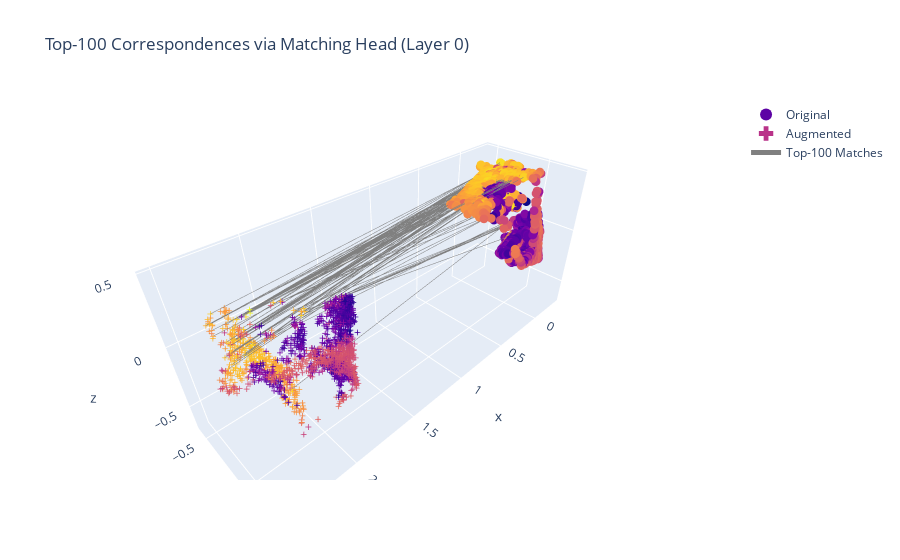

The cell this chart's notebook holds for it:
### Markdown cell above
# Visualize features and matches

### Code cell
import torch
import numpy as np
import open3d as o3d
import plotly.graph_objects as go
from model.model import Backbone
from model.matcher import MatchingHead
from utils.config import get_default_cfg

# ----------------------------
#        Load Config
# ----------------------------
cfg = get_default_cfg()
device = torch.device("cuda" if torch.cuda.is_available() else "cpu")
layer_id = 0

# ----------------------------
#         Load Models
# ----------------------------
encoder = Backbone(cfg).to(device)
ckpt = torch.load("simclr_encoder_curvature_weighted.pth", map_location=device)
encoder.load_state_dict(ckpt["encoder"])
encoder.eval()

# No training checkpoint — use a simple, untrained matching head
matching_head = MatchingHead().to(device)
matching_head.eval()

# ----------------------------
#        Load Point Cloud
# ----------------------------
ply_path = "data/ply/000002_2014-05-26_14-23-37_260595134347_rgbf000103-resize_0000103.ply"
pcd = o3d.io.read_point_cloud(ply_path)
points_np = np.asarray(pcd.points, dtype=np.float32)
colors_np = np.asarray(pcd.colors, dtype=np.float32)

# Normalizing and Sampling
def normalize_points(points):
    centroid = np.mean(points, axis=0)
    points -= centroid
    scale = np.max(np.linalg.norm(points, axis=1))
    return points / scale

def normalize_then_sample(points_np, colors_np, num_points):
    normalized_xyz = normalize_points(points_np)
    if len(points_np) >= num_points:
        idxs = np.random.choice(len(points_np), num_points, replace=False)
    else:
        idxs = np.random.choice(len(points_np), num_points, replace=True)
    return np.concatenate([normalized_xyz[idxs], colors_np[idxs]], axis=1)

original_input = normalize_then_sample(points_np, colors_np, cfg.num_point)
augmented_input = normalize_then_sample(points_np, colors_np, cfg.num_point)

# Augment
def augment(xyzrgb):
    xyz, color = xyzrgb[:, :3], xyzrgb[:, 3:]
    angles = np.random.uniform(0, 2 * np.pi, size=3)
    Rx = np.array([[1, 0, 0],[0, np.cos(angles[0]), -np.sin(angles[0])],[0, np.sin(angles[0]), np.cos(angles[0])]])
    Ry = np.array([[np.cos(angles[1]), 0, np.sin(angles[1])],[0, 1, 0],[-np.sin(angles[1]), 0, np.cos(angles[1])]])
    Rz = np.array([[np.cos(angles[2]), -np.sin(angles[2]), 0],[np.sin(angles[2]), np.cos(angles[2]), 0],[0, 0, 1]])
    xyz = xyz @ (Rx @ Ry @ Rz).T + np.random.normal(scale=0.01, size=xyz.shape)
    return np.concatenate([xyz, color], axis=1)

augmented_input = augment(augmented_input)

# To tensor
original_tensor = torch.from_numpy(original_input).unsqueeze(0).to(device)
augmented_tensor = torch.from_numpy(augmented_input.astype(np.float32)).unsqueeze(0).to(device)

# ----------------------------
#      Forward through model
# ----------------------------
with torch.no_grad():
    _, orig_feats = encoder(original_tensor)
    _, aug_feats = encoder(augmented_tensor)

f1 = orig_feats[layer_id][1].squeeze(0).cpu().numpy()
f2 = aug_feats[layer_id][1].squeeze(0).cpu().numpy()
coords1 = orig_feats[layer_id][0].squeeze(0).cpu().numpy()
coords2 = aug_feats[layer_id][0].squeeze(0).cpu().numpy()

# ----------------------------
#       Run Matching Head
# ----------------------------
f1_tensor = torch.from_numpy(f1).unsqueeze(0).to(device)  # [1, N1, C]
f2_tensor = torch.from_numpy(f2).unsqueeze(0).to(device)  # [1, N2, C]

with torch.no_grad():
    soft_corr, _ = matching_head(f1_tensor, f2_tensor)  # [1, N1, N2], _
    soft_corr = soft_corr.squeeze(0)  # [N1, N2]

top_idx = torch.argmax(soft_corr, dim=1).cpu().numpy()  # [N1]

# Top-K selection
k = 100
significance_1 = np.linalg.norm(f1, axis=1)
significance_2 = np.linalg.norm(f2, axis=1)
top_k_idx = np.argsort(significance_1)[-k:]

# Offset and lines
coords2_offset = coords2.copy()
coords2_offset[:, 0] += 2

lines_x, lines_y, lines_z = [], [], []
for idx in top_k_idx:
    p1, p2 = coords1[idx], coords2_offset[top_idx[idx]]
    lines_x += [p1[0], p2[0], None]
    lines_y += [p1[1], p2[1], None]
    lines_z += [p1[2], p2[2], None]

# ----------------------------
#       Plot with Plotly
# ----------------------------
fig = go.Figure()
fig.add_trace(go.Scatter3d(x=coords1[:, 0], y=coords1[:, 1], z=coords1[:, 2],
    mode='markers', marker=dict(size=3, color=significance_1, colorscale='plasma'), name='Original'))
fig.add_trace(go.Scatter3d(x=coords2_offset[:, 0], y=coords2_offset[:, 1], z=coords2_offset[:, 2],
    mode='markers', marker=dict(size=3, color=significance_2, colorscale='plasma', symbol='cross'), name='Augmented'))
fig.add_trace(go.Scatter3d(x=lines_x, y=lines_y, z=lines_z,
    mode='lines', line=dict(color='gray', width=1), name=f'Top-{k} Matches'))
fig.update_layout(title=f"Top-{k} Correspondences via Matching Head (Layer {layer_id})",
    scene=dict(aspectmode='data'), legend=dict(itemsizing='constant'))
fig.show()

### Figure 1 — Plotly figure (JSON) as saved in the notebook; plotly's stock layout.template omitted (floating-point values rounded to 4 significant figures; data arrays with more than 128 entries replaced by an {"elided": "..."} marker saying what was removed)
{"data": [{"marker": {"color": {"elided": "2048 float values"}, "colorscale": [[0, "#0d0887"], [0.1111, "#46039f"], [0.2222, "#7201a8"], [0.3333, "#9c179e"], [0.4444, "#bd3786"], [0.5556, "#d8576b"], [0.6667, "#ed7953"], [0.7778, "#fb9f3a"], [0.8889, "#fdca26"], [1, "#f0f921"]], "size": 3}, "mode": "markers", "name": "Original", "type": "scatter3d", "x": {"elided": "2048 float values"}, "y": {"elided": "2048 float values"}, "z": {"elided": "2048 float values"}}, {"marker": {"color": {"elided": "2048 float values"}, "colorscale": [[0, "#0d0887"], [0.1111, "#46039f"], [0.2222, "#7201a8"], [0.3333, "#9c179e"], [0.4444, "#bd3786"], [0.5556, "#d8576b"], [0.6667, "#ed7953"], [0.7778, "#fb9f3a"], [0.8889, "#fdca26"], [1, "#f0f921"]], "size": 3, "symbol": "cross"}, "mode": "markers", "name": "Augmented", "type": "scatter3d", "x": {"elided": "2048 float values"}, "y": {"elided": "2048 float values"}, "z": {"elided": "2048 float values"}}, {"line": {"color": "gray", "width": 1}, "mode": "lines", "name": "Top-100 Matches", "type": "scatter3d", "x": {"elided": "300 float values"}, "y": {"elided": "300 float values"}, "z": {"elided": "300 float values"}}], "layout": {"legend": {"itemsizing": "constant"}, "scene": {"aspectmode": "data"}, "title": {"text": "Top-100 Correspondences via Matching Head (Layer 0)"}}}
